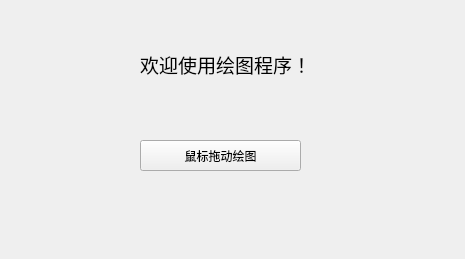
<?xml version="1.0" encoding="UTF-8"?>
<ui version="4.0">
 <class>MainWindow</class>
 <widget class="QMainWindow" name="MainWindow">
  <property name="geometry">
   <rect>
    <x>0</x>
    <y>0</y>
    <width>465</width>
    <height>259</height>
   </rect>
  </property>
  <property name="windowTitle">
   <string>MainWindow</string>
  </property>
  <widget class="QWidget" name="centralWidget">
   <widget class="QLabel" name="label">
    <property name="geometry">
     <rect>
      <x>50</x>
      <y>50</y>
      <width>351</width>
      <height>71</height>
     </rect>
    </property>
    <property name="font">
     <font>
      <pointsize>14</pointsize>
     </font>
    </property>
    <property name="text">
     <string>&lt;html&gt;&lt;head/&gt;&lt;body&gt;&lt;p align=&quot;center&quot;&gt;欢迎使用绘图程序！&lt;/p&gt;&lt;p&gt;&lt;br/&gt;&lt;/p&gt;&lt;/body&gt;&lt;/html&gt;</string>
    </property>
    <property name="alignment">
     <set>Qt::AlignCenter</set>
    </property>
   </widget>
   <widget class="QPushButton" name="btn_Mouse">
    <property name="geometry">
     <rect>
      <x>140</x>
      <y>140</y>
      <width>161</width>
      <height>31</height>
     </rect>
    </property>
    <property name="text">
     <string>鼠标拖动绘图</string>
    </property>
   </widget>
  </widget>
 </widget>
 <layoutdefault spacing="6" margin="11"/>
 <resources/>
 <connections/>
</ui>
